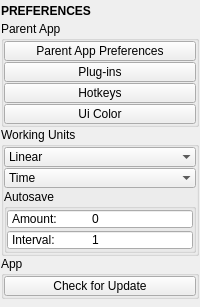
<?xml version="1.0" encoding="UTF-8"?>
<ui version="4.0">
 <class>QtUi</class>
 <widget class="QMainWindow" name="QtUi">
  <property name="enabled">
   <bool>true</bool>
  </property>
  <property name="geometry">
   <rect>
    <x>0</x>
    <y>0</y>
    <width>200</width>
    <height>307</height>
   </rect>
  </property>
  <property name="windowTitle">
   <string/>
  </property>
  <property name="tabShape">
   <enum>QTabWidget::Triangular</enum>
  </property>
  <property name="dockNestingEnabled">
   <bool>true</bool>
  </property>
  <property name="dockOptions">
   <set>QMainWindow::AllowNestedDocks|QMainWindow::AllowTabbedDocks|QMainWindow::AnimatedDocks|QMainWindow::ForceTabbedDocks</set>
  </property>
  <widget class="QWidget" name="central_widget">
   <property name="minimumSize">
    <size>
     <width>200</width>
     <height>0</height>
    </size>
   </property>
   <layout class="QVBoxLayout" name="verticalLayout_2">
    <property name="leftMargin">
     <number>1</number>
    </property>
    <property name="topMargin">
     <number>1</number>
    </property>
    <property name="rightMargin">
     <number>1</number>
    </property>
    <property name="bottomMargin">
     <number>1</number>
    </property>
    <item>
     <layout class="QVBoxLayout" name="verticalLayout">
      <property name="spacing">
       <number>0</number>
      </property>
      <item>
       <widget class="Header" name="header">
        <property name="minimumSize">
         <size>
          <width>0</width>
          <height>20</height>
         </size>
        </property>
        <property name="font">
         <font>
          <weight>75</weight>
          <bold>true</bold>
         </font>
        </property>
        <property name="text">
         <string>PREFERENCES</string>
        </property>
       </widget>
      </item>
      <item>
       <widget class="QGroupBox" name="parent_app">
        <property name="title">
         <string>Parent App</string>
        </property>
        <layout class="QVBoxLayout" name="verticalLayout_3">
         <property name="spacing">
          <number>1</number>
         </property>
         <property name="leftMargin">
          <number>0</number>
         </property>
         <property name="topMargin">
          <number>0</number>
         </property>
         <property name="rightMargin">
          <number>0</number>
         </property>
         <property name="bottomMargin">
          <number>0</number>
         </property>
         <item>
          <widget class="QPushButton" name="b010">
           <property name="minimumSize">
            <size>
             <width>0</width>
             <height>20</height>
            </size>
           </property>
           <property name="maximumSize">
            <size>
             <width>16777215</width>
             <height>20</height>
            </size>
           </property>
           <property name="text">
            <string>Parent App Preferences</string>
           </property>
          </widget>
         </item>
         <item>
          <widget class="QPushButton" name="b009">
           <property name="minimumSize">
            <size>
             <width>0</width>
             <height>20</height>
            </size>
           </property>
           <property name="maximumSize">
            <size>
             <width>16777215</width>
             <height>20</height>
            </size>
           </property>
           <property name="text">
            <string>Plug-ins</string>
           </property>
          </widget>
         </item>
         <item>
          <widget class="QPushButton" name="b008">
           <property name="minimumSize">
            <size>
             <width>0</width>
             <height>20</height>
            </size>
           </property>
           <property name="maximumSize">
            <size>
             <width>16777215</width>
             <height>20</height>
            </size>
           </property>
           <property name="toolTip">
            <string>Platonic solids</string>
           </property>
           <property name="text">
            <string>Hotkeys</string>
           </property>
          </widget>
         </item>
         <item>
          <widget class="QPushButton" name="b001">
           <property name="minimumSize">
            <size>
             <width>0</width>
             <height>20</height>
            </size>
           </property>
           <property name="maximumSize">
            <size>
             <width>16777215</width>
             <height>20</height>
            </size>
           </property>
           <property name="toolTip">
            <string>Open color settings editor</string>
           </property>
           <property name="text">
            <string>Ui Color</string>
           </property>
          </widget>
         </item>
        </layout>
       </widget>
      </item>
      <item>
       <widget class="QGroupBox" name="units">
        <property name="title">
         <string>Working Units</string>
        </property>
        <layout class="QVBoxLayout" name="verticalLayout_4">
         <property name="spacing">
          <number>1</number>
         </property>
         <property name="leftMargin">
          <number>0</number>
         </property>
         <property name="topMargin">
          <number>0</number>
         </property>
         <property name="rightMargin">
          <number>0</number>
         </property>
         <property name="bottomMargin">
          <number>0</number>
         </property>
         <item>
          <widget class="ComboBox" name="cmb001">
           <property name="minimumSize">
            <size>
             <width>0</width>
             <height>20</height>
            </size>
           </property>
           <property name="maximumSize">
            <size>
             <width>16777215</width>
             <height>20</height>
            </size>
           </property>
           <property name="toolTip">
            <string>Set working units: Linear</string>
           </property>
           <property name="maxCount">
            <number>999</number>
           </property>
           <property name="sizeAdjustPolicy">
            <enum>QComboBox::AdjustToContents</enum>
           </property>
           <property name="frame">
            <bool>false</bool>
           </property>
           <item>
            <property name="text">
             <string>Linear</string>
            </property>
           </item>
          </widget>
         </item>
         <item>
          <widget class="ComboBox" name="cmb002">
           <property name="minimumSize">
            <size>
             <width>0</width>
             <height>20</height>
            </size>
           </property>
           <property name="maximumSize">
            <size>
             <width>16777215</width>
             <height>20</height>
            </size>
           </property>
           <property name="toolTip">
            <string>Set working units: Time</string>
           </property>
           <property name="maxCount">
            <number>999</number>
           </property>
           <property name="sizeAdjustPolicy">
            <enum>QComboBox::AdjustToContents</enum>
           </property>
           <property name="frame">
            <bool>false</bool>
           </property>
           <item>
            <property name="text">
             <string>Time</string>
            </property>
           </item>
          </widget>
         </item>
         <item>
          <widget class="QGroupBox" name="autosave">
           <property name="title">
            <string>Autosave</string>
           </property>
           <layout class="QVBoxLayout" name="verticalLayout_6">
            <property name="spacing">
             <number>1</number>
            </property>
            <property name="leftMargin">
             <number>0</number>
            </property>
            <property name="topMargin">
             <number>0</number>
            </property>
            <property name="rightMargin">
             <number>0</number>
            </property>
            <property name="bottomMargin">
             <number>0</number>
            </property>
            <item>
             <widget class="QSpinBox" name="s000">
              <property name="minimumSize">
               <size>
                <width>0</width>
                <height>20</height>
               </size>
              </property>
              <property name="maximumSize">
               <size>
                <width>16777215</width>
                <height>20</height>
               </size>
              </property>
              <property name="toolTip">
               <string>&lt;html&gt;&lt;head/&gt;&lt;body&gt;&lt;p&gt;The number of autosave files to retain.&lt;/p&gt;&lt;p&gt;An amount of 0 will deactivate autosave.&lt;/p&gt;&lt;/body&gt;&lt;/html&gt;</string>
              </property>
              <property name="buttonSymbols">
               <enum>QAbstractSpinBox::NoButtons</enum>
              </property>
              <property name="prefix">
               <string>Amount:	</string>
              </property>
              <property name="minimum">
               <number>0</number>
              </property>
              <property name="maximum">
               <number>100</number>
              </property>
             </widget>
            </item>
            <item>
             <widget class="QSpinBox" name="s001">
              <property name="minimumSize">
               <size>
                <width>0</width>
                <height>20</height>
               </size>
              </property>
              <property name="maximumSize">
               <size>
                <width>16777215</width>
                <height>20</height>
               </size>
              </property>
              <property name="toolTip">
               <string>The autosave interval in minutes.</string>
              </property>
              <property name="buttonSymbols">
               <enum>QAbstractSpinBox::NoButtons</enum>
              </property>
              <property name="prefix">
               <string>Interval:	</string>
              </property>
              <property name="minimum">
               <number>1</number>
              </property>
              <property name="maximum">
               <number>60</number>
              </property>
             </widget>
            </item>
           </layout>
          </widget>
         </item>
        </layout>
       </widget>
      </item>
      <item>
       <widget class="QGroupBox" name="app">
        <property name="title">
         <string>App</string>
        </property>
        <layout class="QVBoxLayout" name="verticalLayout_5">
         <property name="spacing">
          <number>1</number>
         </property>
         <property name="leftMargin">
          <number>0</number>
         </property>
         <property name="topMargin">
          <number>0</number>
         </property>
         <property name="rightMargin">
          <number>0</number>
         </property>
         <property name="bottomMargin">
          <number>0</number>
         </property>
         <item>
          <widget class="PushButton" name="tb000">
           <property name="minimumSize">
            <size>
             <width>0</width>
             <height>20</height>
            </size>
           </property>
           <property name="maximumSize">
            <size>
             <width>16777215</width>
             <height>20</height>
            </size>
           </property>
           <property name="toolTip">
            <string>Updates this app to the latest version.</string>
           </property>
           <property name="text">
            <string>Check for Update</string>
           </property>
          </widget>
         </item>
        </layout>
       </widget>
      </item>
      <item>
       <spacer name="verticalSpacer_2">
        <property name="orientation">
         <enum>Qt::Vertical</enum>
        </property>
        <property name="sizeHint" stdset="0">
         <size>
          <width>0</width>
          <height>10</height>
         </size>
        </property>
       </spacer>
      </item>
     </layout>
    </item>
   </layout>
  </widget>
 </widget>
 <customwidgets>
  <customwidget>
   <class>Header</class>
   <extends>QLabel</extends>
   <header>uitk.widgets.header.Header.h</header>
  </customwidget>
  <customwidget>
   <class>ComboBox</class>
   <extends>QComboBox</extends>
   <header>uitk.widgets.comboBox.ComboBox.h</header>
  </customwidget>
  <customwidget>
   <class>PushButton</class>
   <extends>QPushButton</extends>
   <header>widgets.pushbutton.h</header>
  </customwidget>
 </customwidgets>
 <resources/>
 <connections/>
 <designerdata>
  <property name="gridDeltaX">
   <number>5</number>
  </property>
  <property name="gridDeltaY">
   <number>5</number>
  </property>
  <property name="gridSnapX">
   <bool>true</bool>
  </property>
  <property name="gridSnapY">
   <bool>true</bool>
  </property>
  <property name="gridVisible">
   <bool>true</bool>
  </property>
 </designerdata>
</ui>
